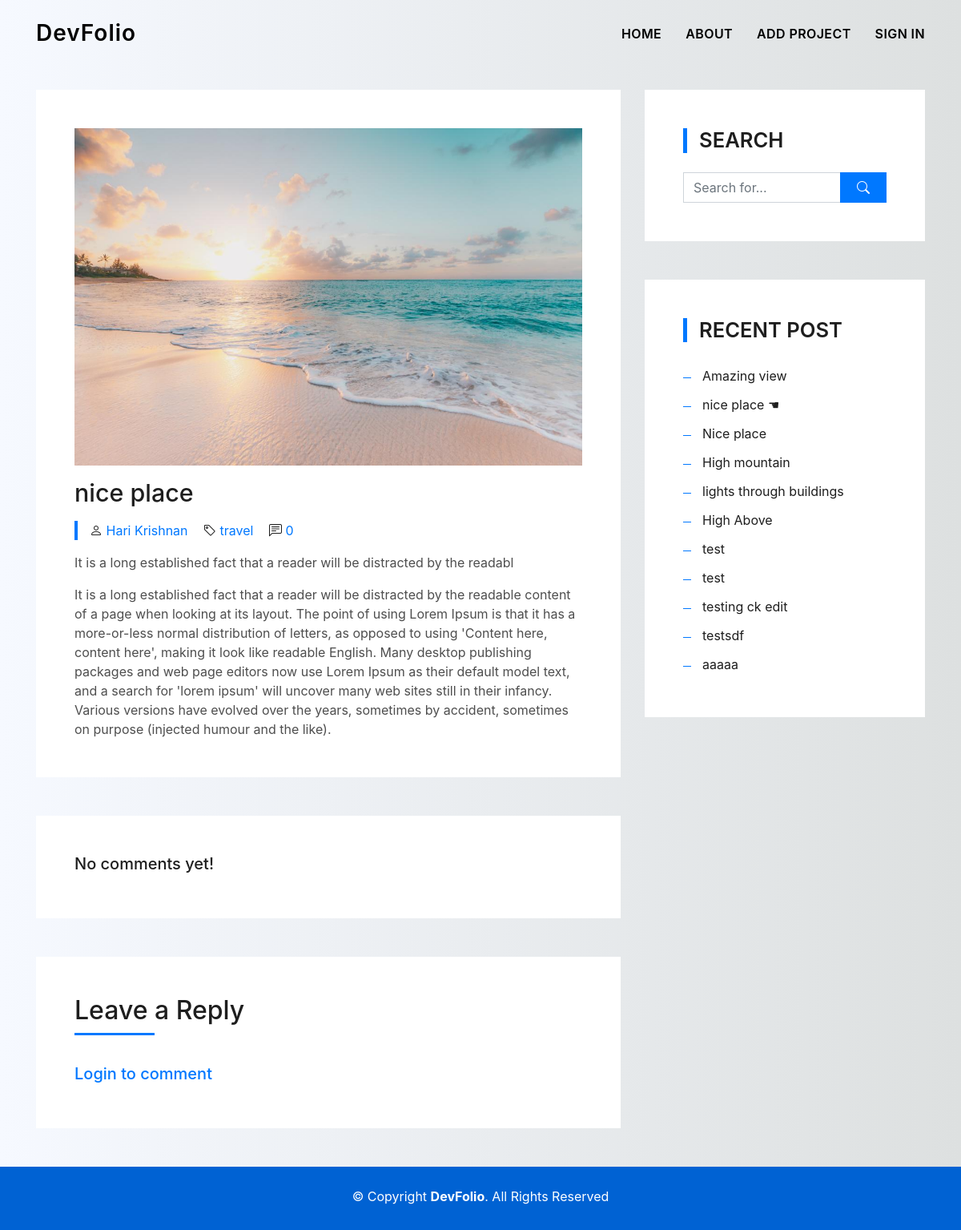
The page /article/4bd87e4c-eb99-498e-bb87-6e5c6947949d/ on the database as committed earlier.
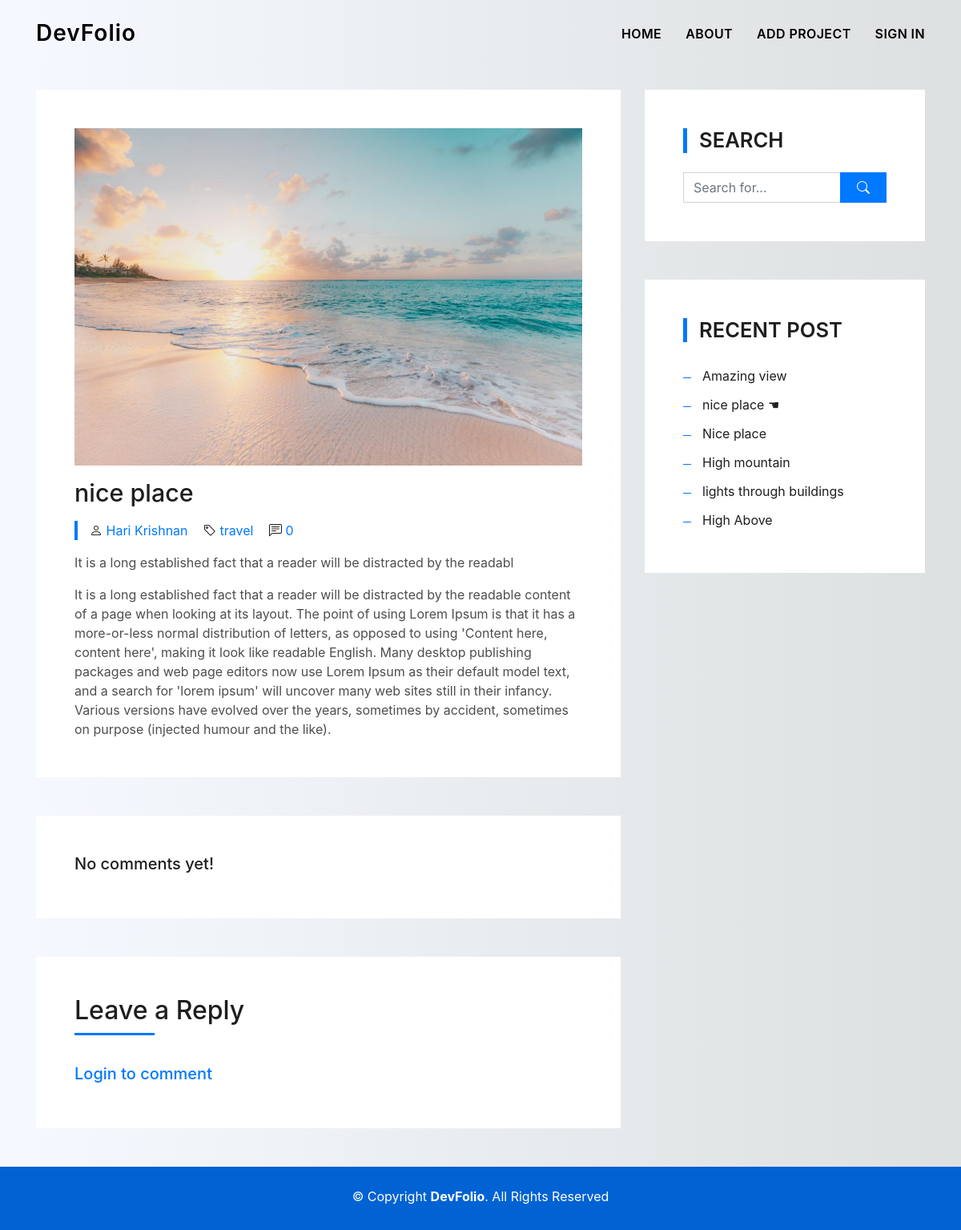
The same page on the database as committed later.
### blogs/models.py (models this page shows, shortened)
class Article(models.Model):
    owner = models.ForeignKey(Profile, on_delete=models.SET_NULL, blank=True, null=True)
    heading = models.CharField(max_length=200)
    discription = models.CharField(max_length=300, null=True, blank=True)
    category = models.CharField(max_length=100, null=True, blank=True)
    featured_image = ResizedImageField(size=[1200,720], null=True, blank=True, default='images/blog_img/no-photo.jpg', upload_to='images/blog_img/')
    text_field =  RichTextUploadingField(null=True, blank=True)
    tags = models.ManyToManyField('Tag', blank=True)
    comment_total = models.IntegerField(default=0, null=True, blank=True)
    created = models.DateTimeField(auto_now_add=True)
    id = models.UUIDField(default=uuid.uuid4,
                          primary_key=True, editable=False, unique=True)
    @property
    def getcommentcount(self):
        comments = self.comment_set.all()
        total_comment = comments.count()
        self.comment_total = total_comment
        self.save()

### users/models.py (models this page shows, shortened)
class Profile(models.Model):
    user = models.OneToOneField(User, on_delete=models.CASCADE, null=True, blank=True)
    name = models.CharField(max_length=200, null=True, blank=True)
    username = models.CharField(max_length=200, null=True, blank=True)
    email = models.EmailField(max_length=400, null=True, blank=True)
    profile_image = ResizedImageField(size=[250, 250], blank=True, null=True, default='images/profile_img/default.jpg', upload_to='images/profile_img/')
    short_intro = models.CharField(max_length=600, null=True, blank=True)
    website_link = models.URLField(max_length=800, null=True, blank=True)
    phone = models.IntegerField(null=True, blank=True)
    profession = models.CharField(max_length=20, null=True, blank=True)
    created = models.DateTimeField(auto_now_add=True)
    id = models.UUIDField(default=uuid.uuid4, primary_key=True, editable=False, unique=True)

### blogs/views.py (the view, shortened to what this page needs)
# urls.py: path('article/<str:pk>/', views.singlearticle, name='article'),
def singlearticle(request, pk):
    blog = Article.objects.get(id=pk)
    tags = blog.tags.all()
    length_tags = len(tags)
    owner = blog.owner.username
    profile = Profile.objects.get(username=owner)
    blog.getcommentcount
    form = CommentForm()
    length_articles = len(profile.article_set.all())
    context = {'blog': blog, 'tags': tags, 'length_tags': length_tags, 'length_articles': length_articles, 'profile': profile, 'commentform': form}
    return render(request, 'blogs/blog-single.html', context)

### blogs/forms.py
class CommentForm(ModelForm):
    class Meta:
        model = Comment
        fields = ['text']
    def __init__(self, *args, **kwargs):
        super(CommentForm, self).__init__(*args, **kwargs)
        self.fields['text'].widget.attrs.update({'class': 'form-group form-control input-mf', 'placeholder': 'Comment*'})

### blogs/templates/blogs/blog-single.html (shortened to what this page needs)
{% extends 'main.html' %}
{% load static %}
{% block content %}
<section class="blog-wrapper sect-pt4" id="blog">
  <div class="container">
    <div class="row">
      <div class="col-md-8">
        <div class="post-box">
          <div class="post-thumb">
            <img src="{{ blog.featured_image.url }}" class="img-fluid" alt="">
          </div>
          <div class="post-meta">
            <h1 class="article-title"> {{ blog.heading }} </h1>
            <ul>
              <li>
                <span class="bi bi-person"></span>
                <a href="#">{{ blog.owner.name|slice:'15' }}</a>
              </li>
              {% if blog.category is not None %}
              <li>
                <span class="bi bi-tag"></span>
                <a href="#">{{ blog.category }}</a>
              </li>
              {% endif %}
              <li>
                <span class="bi bi-chat-left-text"></span>
                <a href="#">{{ blog.comment_total }}</a>
              </li>
            </ul>
          </div>
          <div class="article-content">
            <p>
              {{ blog.discription }}
            </p>
          </div>
              {{ blog.text_field|safe }}
        </div>
        <div class="box-comments">
          {% if blog.comment_total is 0 %}
            <h5>No comments yet!</h5>
          {% endif %}
        </div>
        <div class="form-comments">
          <div class="title-box-2">
            <h3 class="title-left">
              Leave a Reply
            </h3>
          </div>
          {% if request.user.is_authenticated %}
          <form method="POST" , action="">
            {% csrf_token %}
            {% for field in commentform %}
            {{ field }}
            {% endfor %}
            <button type="submit" class="button button-a button-big button-rouded">Comment</button>
          </form>
          {% else %}
          <h5><a class="color-blue" href="{% url 'login' %}">Login to comment</a></h5>
          {% endif %}
        </div>
      </div>
      <div class="col-md-4">
        <div class="widget-sidebar sidebar-search">
          <h5 class="sidebar-title">Search</h5>
          <div class="sidebar-content">
            <form>
              <div class="input-group">
                <input type="text" class="form-control" placeholder="Search for..." aria-label="Search for...">
                <span class="input-group-btn">
                  <button class="btn btn-secondary btn-search" type="button">
                    <span class="bi bi-search"></span>
                  </button>
                </span>
              </div>
            </form>
          </div>
        </div>
        <div class="widget-sidebar">
          <h5 class="sidebar-title">Recent Post</h5>
          <div class="sidebar-content">
            <ul class="list-sidebar">
              {% for article in profile.article_set.all %}
              {% if blog.heading == article.heading %}
              <li>
                <a href="#">{{ article.heading }} &#9754;</a>
              </li>
              {% else %}
              <li>
                <a href="{% url 'article' article.id %}">{{ article.heading }}</a>
              </li>
              {% endif %}
              {% endfor %}
            </ul>
          </div>
        </div>
        </div>
      </div>
    </div>
</section>
<footer>
  <div class="container">
    <div class="row">
      <div class="col-sm-12">
        <div class="copyright-box">
          <p class="copyright">&copy; Copyright <strong>DevFolio</strong>. All Rights Reserved</p>
        </div>
      </div>
    </div>
  </div>
</footer>
{% endblock content %}

Rows that differ between the two databases and show on the page:
removed Article: heading "test"
removed Article: heading "test"
removed Article: heading "testing ck edit"
removed Article: heading "testsdf"
removed Article: heading "aaaaa"
